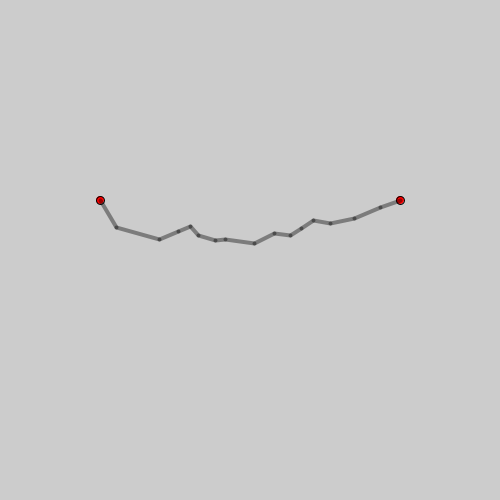
Frame 1 (no input)
Frame 60 (the mouse pressed at the canvas centre just before this capture): identical to frame 1, image omitted
Frame 120 (the mouse held since frame 60 and released just before this capture): identical to frame 1, image omitted

The Processing sketch that drew this single still picture (run headless with seeded random() and noise(); from frame 60 on, the mouse is pressed at the canvas centre):

// Processing sketch: semi_random_path
// ── semi_random_path.pde
float x0, y0, x1, y1;
int num=15;

float da=PI/4;

void setup() {
  size(500, 500);
  smooth();
  
  //starting coordinates
  x0=4*width/5;
  y0=2*height/5;
  //target coordinates
  x1=width/5;
  y1=2*height/5;

  fill(255, 0, 0);
  ellipse(x0, y0, 8, 8);
  ellipse(x1, y1, 8, 8);

  strokeWeight(4);
  stroke(0, 100);

  for (int i=0; i<num; i++) {
    float len=dist(x0, y0, x1, y1);
    float a=atan2(y1-y0, x1-x0);
    len=random(len/2, 3*len/2) / (num + 1 -i);
    a=random(a-da, a+da);

    float xx=x0+len*cos(a), yy=y0+len*sin(a);
    line(x0, y0, xx, yy);
    x0=xx;
    y0=yy;
  }
  line(x0, y0, x1, y1);
}

void draw() {
}
